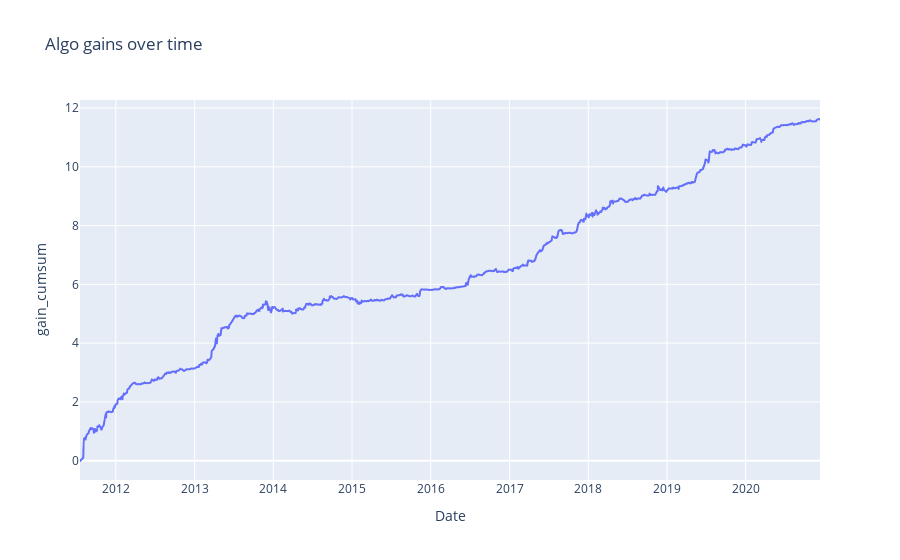

The notebook cell saved with this chart:
### Code cell
import plotly.express as px

fig = px.line(df_y_test_withdailyreturns, y=df_y_test_withdailyreturns['gain_cumsum'], title='Algo gains over time')
fig.show()

### Figure 1 — Plotly figure (JSON) as saved in the notebook; plotly's stock layout.template omitted (floating-point values rounded to 4 significant figures; data arrays with more than 128 entries replaced by an {"elided": "..."} marker saying what was removed)
{"data": [{"hovertemplate": "Date=%{x}<br>gain_cumsum=%{y}<extra></extra>", "legendgroup": "", "line": {"color": "#636efa", "dash": "solid"}, "mode": "lines", "name": "", "showlegend": false, "type": "scattergl", "x": {"elided": "1032 str values"}, "xaxis": "x", "y": {"elided": "1032 float values"}, "yaxis": "y"}], "layout": {"legend": {"tracegroupgap": 0}, "title": {"text": "Algo gains over time"}, "xaxis": {"anchor": "y", "domain": [0, 1], "title": {"text": "Date"}}, "yaxis": {"anchor": "x", "domain": [0, 1], "title": {"text": "gain_cumsum"}}}}
